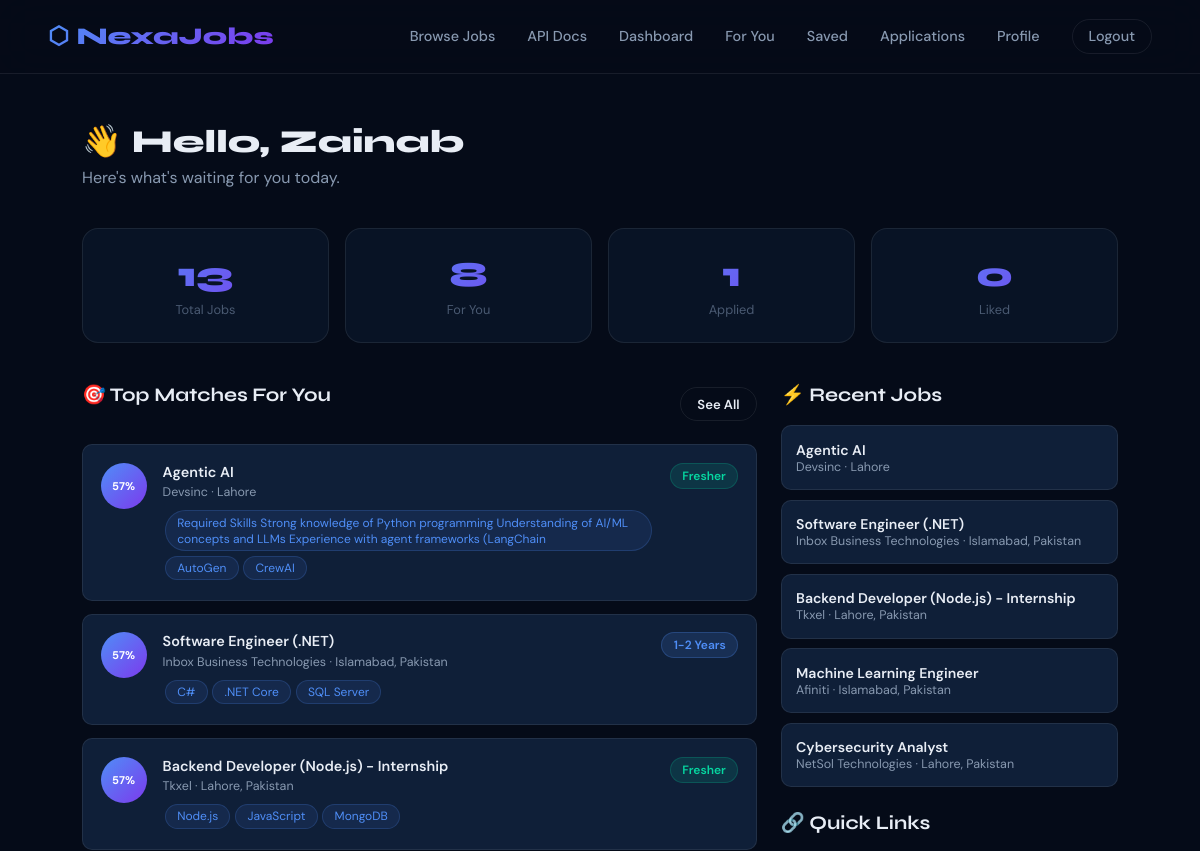
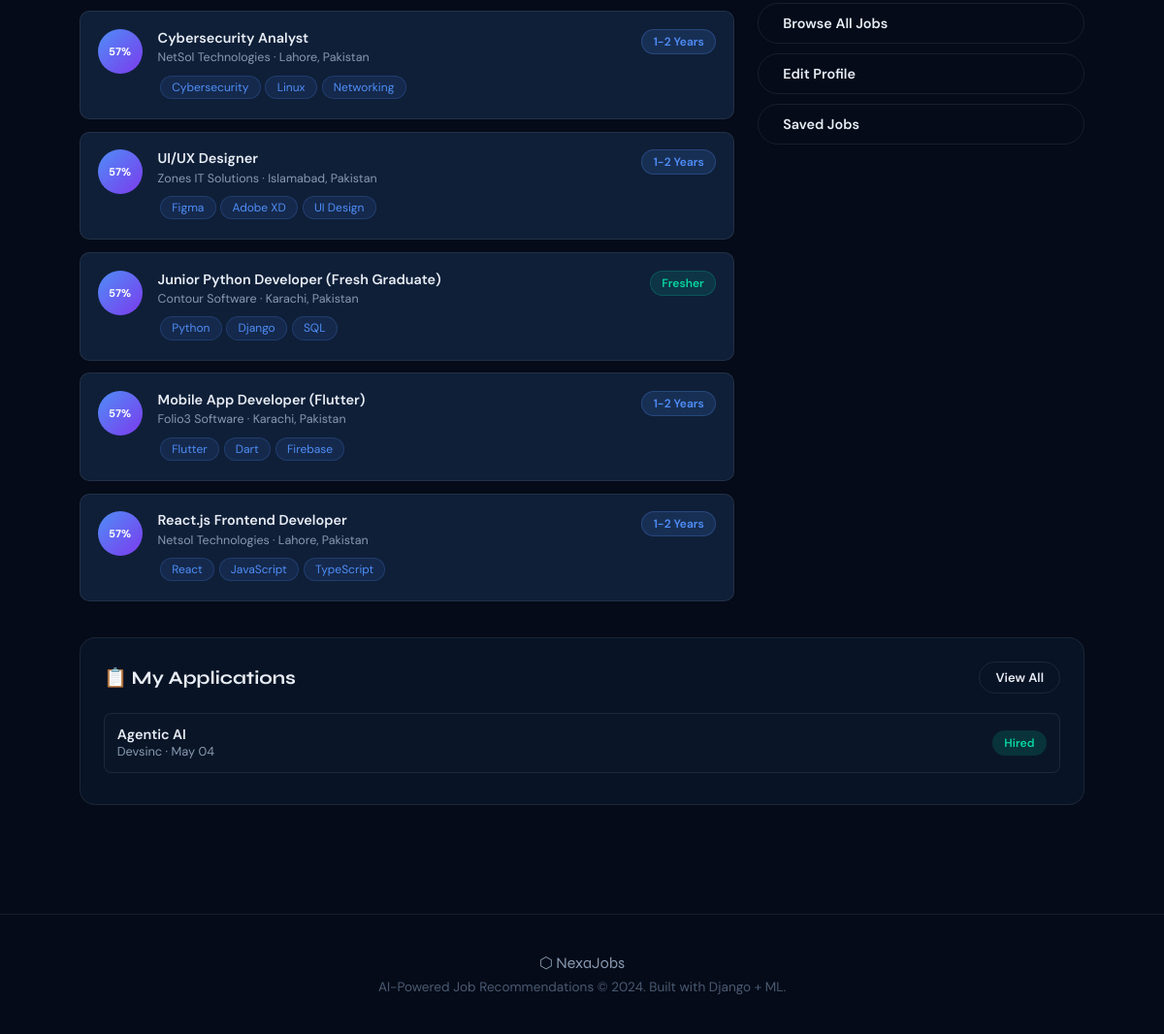
The app's page /dashboard/ (signed in) with its own data (2 pictures, top to bottom).
### jobs/models.py (models this page shows, shortened)
class JobListing(models.Model):
    title = models.CharField(max_length=200)
    company = models.CharField(max_length=200)
    company_logo = models.URLField(blank=True, default='')
    description = models.TextField()
    required_skills = models.TextField(help_text="Comma-separated skills")
    location = models.CharField(max_length=150)
    job_type = models.CharField(max_length=20, choices=JOB_TYPE_CHOICES, default='full_time')
    category = models.CharField(max_length=30, choices=CATEGORY_CHOICES, default='software')
    experience_required = models.CharField(max_length=10, choices=EXPERIENCE_REQUIRED, default='fresher')
    salary_min = models.IntegerField(null=True, blank=True)
    salary_max = models.IntegerField(null=True, blank=True)
    source_url = models.URLField(blank=True)
    posted_by = models.ForeignKey(User, on_delete=models.SET_NULL, null=True, blank=True, related_name='posted_jobs')
    is_active = models.BooleanField(default=True)
    posted_at = models.DateTimeField(auto_now_add=True)
    updated_at = models.DateTimeField(auto_now=True)
    def get_skills_list(self):
        return [s.strip() for s in self.required_skills.split(',') if s.strip()]
    class Meta:
        ordering = ['-posted_at']

### feedback/models.py (models this page shows, shortened)
class JobApplication(models.Model):
    STATUS_CHOICES = [
        ('submitted', 'Submitted'),
        ('under_review', 'Under Review'),
        ('shortlisted', 'Shortlisted'),
        ('rejected', 'Rejected'),
        ('hired', 'Hired'),
    ]
    user = models.ForeignKey(User, on_delete=models.CASCADE, related_name='applications')
    job = models.ForeignKey(JobListing, on_delete=models.CASCADE, related_name='applications')
    full_name = models.CharField(max_length=150)
    email = models.EmailField()
    phone = models.CharField(max_length=20)
    cover_letter = models.TextField()
    resume_pdf = models.FileField(upload_to='applications/resumes/')
    portfolio_url = models.URLField(blank=True)
    linkedin_url = models.URLField(blank=True)
    years_of_experience = models.IntegerField(default=0)
    current_company = models.CharField(max_length=150, blank=True)
    expected_salary = models.CharField(max_length=50, blank=True)
    notice_period = models.CharField(max_length=50, blank=True)
    status = models.CharField(max_length=20, choices=STATUS_CHOICES, default='submitted')
    applied_at = models.DateTimeField(auto_now_add=True)
    updated_at = models.DateTimeField(auto_now=True)
    class Meta:
        unique_together = ['user', 'job']
        ordering = ['-applied_at']

### jobs/views.py (the view)
# urls.py: path('dashboard/', views.dashboard_view, name='dashboard'),
@login_required
def dashboard_view(request):
    profile, _ = UserProfile.objects.get_or_create(user=request.user)
    all_jobs = JobListing.objects.filter(is_active=True)
    recommendations = []
    if profile.skills or profile.preferred_roles:
        recommendations = get_recommendations(profile, all_jobs)[:8]
    applied_count = UserFeedback.objects.filter(user=request.user, action='apply').count()
    liked_count = UserFeedback.objects.filter(user=request.user, action='like').count()
    recent_jobs = all_jobs[:5]
    recent_applications = JobApplication.objects.filter(
        user=request.user
    ).select_related('job').order_by('-updated_at')[:5]
    from feedback.models import ApplicationMessage
    unread_count = ApplicationMessage.objects.filter(
        application__user=request.user,
        is_read=False
    ).exclude(sender=request.user).count()
    return render(request, 'jobs/dashboard.html', {
        'profile': profile,
        'recommendations': recommendations,
        'applied_count': applied_count,
        'liked_count': liked_count,
        'recent_jobs': recent_jobs,
        'total_jobs': all_jobs.count(),
        'recent_applications': recent_applications,
        'unread_count': unread_count,
    })

### accounts/models.py (called while the page is built)
    def get_skills_list(self):
        return [s.strip() for s in self.skills.split(',') if s.strip()]

### recommendations/engine.py (called while the page is built)
def build_user_text(profile):
    parts = []
    if profile.skills:
        parts.append((profile.skills + ' ') * 3)
    if profile.preferred_roles:
        parts.append((profile.preferred_roles + ' ') * 2)
    if profile.resume_text:
        parts.append(profile.resume_text[:800])
    if profile.experience_level:
        parts.append(profile.experience_level.replace('_', ' '))
    if profile.preferred_location:
        parts.append(profile.preferred_location)
    return ' '.join(parts)

def build_job_text(job):
    parts = [
        str(job.title) * 3,
        str(job.required_skills) * 2,
        str(job.description)[:500],
        job.category.replace('_', ' '),
        job.job_type.replace('_', ' '),
        job.experience_required.replace('_', ' '),
        job.location, job.company,
    ]
    return ' '.join(parts)

def content_based_scores(user_profile, jobs):
    user_text = build_user_text(user_profile)
    if not user_text.strip():
        return {job.id: 0.5 for job in jobs}
    job_texts = [build_job_text(j) for j in jobs]
    corpus = [user_text] + job_texts
    try:
        vec = TfidfVectorizer(stop_words='english', ngram_range=(1, 2),
                              max_features=8000, sublinear_tf=True)
        matrix = vec.fit_transform(corpus)
        scores = cosine_similarity(matrix[0:1], matrix[1:]).flatten()
        return {job.id: float(scores[i]) for i, job in enumerate(jobs)}
    except Exception:
        return {job.id: 0.5 for job in jobs}

def skill_boost(user_profile, job):
    user_skills = {s.lower().strip() for s in user_profile.get_skills_list()}
    job_skills  = {s.lower().strip() for s in job.get_skills_list()}
    if not job_skills or not user_skills:
        return 0.0
    overlap = user_skills & job_skills
    return round(len(overlap) / len(job_skills) * 0.30, 4)

def context_boost(user_profile, job):
    boost = 0.0
    exp_map = {'fresher': 0, 'junior': 1, '1_2': 1, 'mid': 2, '3_5': 2, 'senior': 3, '5_plus': 3}
    u_exp = exp_map.get(user_profile.experience_level, 0)
    j_exp = exp_map.get(job.experience_required, 0)
    if u_exp >= j_exp:
        boost += 0.08
    if user_profile.preferred_location:
        if user_profile.preferred_location.lower() in job.location.lower():
            boost += 0.07
        if 'remote' in job.location.lower():
            boost += 0.04
    return boost

### templates/jobs/dashboard.html (shortened to what this page needs)
{% extends 'base.html' %}
{% block content %}
<div class="dash-wrap">
  <div class="dash-header anim-up">
    <div class="dash-hello">👋 Hello, {{ user.first_name|default:user.username }}</div>
    <div class="dash-sub">Here's what's waiting for you today.</div>
  </div>
  <div class="stats-row anim-up-2">
    <div class="stat-card"><div class="num">{{ total_jobs }}</div><div class="lbl">Total Jobs</div></div>
    <div class="stat-card"><div class="num">{{ recommendations|length }}</div><div class="lbl">For You</div></div>
    <div class="stat-card"><div class="num">{{ applied_count }}</div><div class="lbl">Applied</div></div>
    <div class="stat-card"><div class="num">{{ liked_count }}</div><div class="lbl">Liked</div></div>
  </div>
  <div class="dash-grid anim-up-3">
    <div>
      <div style="display:flex;justify-content:space-between;align-items:center;margin-bottom:1.2rem;">
        <div class="section-title">🎯 Top Matches For You</div>
        <a href="{% url 'recommendations' %}" class="btn btn-outline btn-sm">See All</a>
      </div>
      {% for item in recommendations %}
      {% with job=item.0 score=item.1 %}
      <a href="{% url 'job_detail' job.pk %}" class="rec-item">
        <div class="rec-score">{{ score|floatformat:0 }}%<br/></div>
        <div style="flex:1">
          <div class="rec-title">{{ job.title }}</div>
          <div class="rec-company">{{ job.company }} · {{ job.location }}</div>
          <div style="margin-top:.5rem;">
            {% for sk in job.get_skills_list|slice:":3" %}<span class="skill-tag">{{ sk }}</span>{% endfor %}
          </div>
        </div>
        <span class="badge badge-{% if job.experience_required == 'fresher' %}green{% else %}blue{% endif %}">{{ job.get_experience_required_display }}</span>
      </a>
      {% endwith %}
      {% empty %}
      <div style="text-align:center;padding:3rem;color:var(--text3);">
        <div style="font-size:2.5rem;margin-bottom:1rem;">🔍</div>
        <p>Add skills to your profile to see AI recommendations.</p>
        <a href="{% url 'profile_edit' %}" class="btn btn-primary btn-sm" style="margin-top:1rem;">Update Profile</a>
      </div>
      {% endfor %}
    </div>
    <div>
      <div class="section-title">⚡ Recent Jobs</div>
      {% for job in recent_jobs %}
      <a href="{% url 'job_detail' job.pk %}" style="display:block;text-decoration:none;padding:.9rem;background:var(--bg3);border-radius:var(--radius-sm);margin-bottom:.6rem;border:1px solid var(--glass-border);transition:all .2s;">
        <div style="font-weight:600;font-size:.88rem;color:var(--text);">{{ job.title }}</div>
        <div style="font-size:.78rem;color:var(--text2);">{{ job.company }} · {{ job.location }}</div>
      </a>
      {% endfor %}
      <div class="section-title" style="margin-top:1.5rem;">🔗 Quick Links</div>
      <div style="display:flex;flex-direction:column;gap:.6rem;">
        <a href="{% url 'job_list' %}" class="btn btn-outline">Browse All Jobs</a>
        <a href="{% url 'profile_edit' %}" class="btn btn-outline">Edit Profile</a>
        <a href="{% url 'saved_jobs' %}" class="btn btn-outline">Saved Jobs</a>
      </div>
    </div>
  </div>
  {% if recent_applications %}
  <div class="glass-card anim-up" style="padding:1.5rem;margin-top:1.5rem;">
    <div style="display:flex;justify-content:space-between;align-items:center;margin-bottom:1.2rem;">
      <div class="section-title" style="margin:0;">📋 My Applications
      </div>
      <a href="{% url 'my_applications' %}" class="btn btn-outline btn-sm">View All</a>
    </div>
    {% for app in recent_applications %}
    <a href="{% url 'application_detail' app.pk %}" style="display:flex;justify-content:space-between;align-items:center;padding:.8rem;border-radius:8px;margin-bottom:.5rem;background:var(--bg2);border:1px solid var(--glass-border);text-decoration:none;color:inherit;transition:all .2s;">
      <div>
        <div style="font-weight:600;font-size:.9rem;">{{ app.job.title }}</div>
        <div style="color:var(--text2);font-size:.8rem;">{{ app.job.company }} · {{ app.applied_at|date:"M d" }}</div>
      </div>
      <span style="padding:.3rem .8rem;border-radius:50px;font-size:.75rem;font-weight:600;
        {% if app.status == 'hired' %}background:rgba(6,214,160,0.15);color:#06d6a0;
        {% elif app.status == 'shortlisted' %}background:rgba(124,58,237,0.15);color:var(--accent2);
        {% elif app.status == 'rejected' %}background:rgba(248,113,113,0.15);color:#f87171;
        {% elif app.status == 'under_review' %}background:rgba(79,142,247,0.15);color:var(--accent);
        {% else %}background:rgba(251,191,36,0.15);color:#fbbf24;{% endif %}">
        {{ app.get_status_display }}
      </span>
    </a>
    {% endfor %}
  </div>
  {% endif %}
</div>
{% endblock %}

### templates/base.html (style rules this page uses)
*,*::before,*::after { box-sizing:border-box;margin:0;padding:0; }
:root { --bg:#050b18;--bg2:#0a1628;--bg3:#0f1f38; --glass:rgba(255,255,255,0.04);--glass-border:rgba(255,255,255,0.08); --accent:#4f8ef7;--accent2:#7c3aed;--accent3:#06d6a0; --text:#e8edf5;--text2:#8899b0;--text3:#4a5a72; --card:rgba(10,22,40,0.85); --glow:0 0 40px rgba(79,142,247,0.15); --radius:16px;--radius-sm:10px; }
html { scroll-behavior:smooth; }
body { background:var(--bg);color:var(--text);font-family:'DM Sans',sans-serif;min-height:100vh;overflow-x:hidden; }
.glass-card { background:var(--card);border:1px solid var(--glass-border);border-radius:var(--radius);backdrop-filter:blur(20px);transition:transform .3s,box-shadow .3s,border-color .3s; }
.btn { display:inline-flex;align-items:center;gap:.5rem;padding:.7rem 1.6rem;border-radius:50px;font-weight:600;font-size:.9rem;cursor:pointer;transition:all .25s;border:none;text-decoration:none; }
.btn-outline { background:transparent;color:var(--text);border:1px solid var(--glass-border); }
.btn-sm { padding:.45rem 1rem;font-size:.82rem; }
.badge { display:inline-block;padding:.25rem .7rem;border-radius:50px;font-size:.75rem;font-weight:600; }
.badge-blue { background:rgba(79,142,247,.15);color:var(--accent);border:1px solid rgba(79,142,247,.25); }
.badge-green { background:rgba(6,214,160,.12);color:var(--accent3);border:1px solid rgba(6,214,160,.2); }
.skill-tag { display:inline-block;padding:.2rem .7rem;background:rgba(79,142,247,.1);border:1px solid rgba(79,142,247,.2);border-radius:50px;font-size:.75rem;color:var(--accent);margin:.15rem; }
.anim-up { animation:fadeUp .6s ease both; }
.anim-up-2 { animation:fadeUp .6s .15s ease both; }
.anim-up-3 { animation:fadeUp .6s .3s ease both; }

### templates/jobs/dashboard.html (style rules this page uses)
.dash-wrap { max-width:1100px;margin:0 auto;padding:3rem 2rem; }
.dash-header { margin-bottom:2.5rem; }
.dash-hello { font-family:'Syne',sans-serif;font-size:2rem;font-weight:800;margin-bottom:.4rem; }
.dash-sub { color:var(--text2); }
.stats-row { display:grid;grid-template-columns:repeat(auto-fit,minmax(180px,1fr));gap:1rem;margin-bottom:2.5rem; }
.stat-card { padding:1.5rem;background:var(--card);border:1px solid var(--glass-border);border-radius:var(--radius);text-align:center;transition:transform .3s; }
.stat-card .num { font-family:'Syne',sans-serif;font-size:2.2rem;font-weight:800;background:linear-gradient(135deg,var(--accent),var(--accent2));-webkit-background-clip:text;-webkit-text-fill-color:transparent; }
.stat-card .lbl { font-size:.8rem;color:var(--text3);margin-top:.3rem; }
.dash-grid { display:grid;grid-template-columns:2fr 1fr;gap:1.5rem; }
.section-title { font-family:'Syne',sans-serif;font-size:1.2rem;font-weight:700;margin-bottom:1.2rem; }
.rec-item { display:flex;align-items:flex-start;gap:1rem;padding:1.1rem;background:var(--bg3);border-radius:var(--radius-sm);margin-bottom:.8rem;border:1px solid var(--glass-border);transition:all .2s;text-decoration:none;color:inherit; }
.rec-score { min-width:46px;height:46px;border-radius:50%;background:linear-gradient(135deg,var(--accent),var(--accent2));display:flex;align-items:center;justify-content:center;font-size:.7rem;font-weight:700;color:#fff;flex-shrink:0; }
.rec-title { font-weight:600;font-size:.9rem;margin-bottom:.2rem; }
.rec-company { font-size:.78rem;color:var(--text2); }

### records on screen
JobListing: value "57", title "Agentic AI", company "Devsinc", location "Lahore", get_skills_list "Required Skills Strong knowledge of Python programming Understanding of AI/ML concepts and LLMs Experience with agent frameworks (LangChain" "AutoGen" "CrewAI", experience_required "Fresher"
JobListing: value "57", title "Software Engineer (.NET)", company "Inbox Business Technologies", location "Islamabad, Pakistan", get_skills_list "C#" ".NET Core" "SQL Server", experience_required "1-2 Years"
JobListing: value "57", title "Backend Developer (Node.js) - Internship", company "Tkxel", location "Lahore, Pakistan", get_skills_list "Node.js" "JavaScript" "MongoDB", experience_required "Fresher"
JobListing: value "57", title "Cybersecurity Analyst", company "NetSol Technologies", location "Lahore, Pakistan", get_skills_list "Cybersecurity" "Linux" "Networking", experience_required "1-2 Years"
JobListing: value "57", title "UI/UX Designer", company "Zones IT Solutions", location "Islamabad, Pakistan", get_skills_list "Figma" "Adobe XD" "UI Design", experience_required "1-2 Years"
JobListing: value "57", title "Junior Python Developer (Fresh Graduate)", company "Contour Software", location "Karachi, Pakistan", get_skills_list "Python" "Django" "SQL", experience_required "Fresher"
JobListing: value "57", title "Mobile App Developer (Flutter)", company "Folio3 Software", location "Karachi, Pakistan", get_skills_list "Flutter" "Dart" "Firebase", experience_required "1-2 Years"
JobListing: value "57", title "React.js Frontend Developer", company "Netsol Technologies", location "Lahore, Pakistan", get_skills_list "React" "JavaScript" "TypeScript", experience_required "1-2 Years"
JobListing: title "Machine Learning Engineer", company "Afiniti", location "Islamabad, Pakistan"
JobApplication: job "Agentic AI", job.company "Devsinc", applied_at "May 04", status "Hired"

### other values on screen
{{ user.first_name|default:user.username }} "Zainab"
{{ total_jobs }} "13"
{{ recommendations|length }} "8"
{{ applied_count }} "1"
{{ liked_count }} "0"
